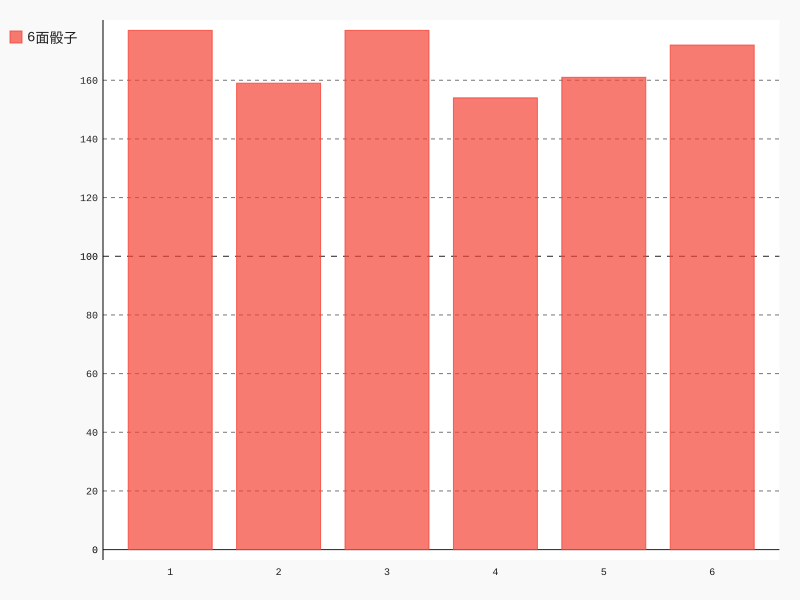

Source code (Python):
from dice import Dice
import pygal
dice = Dice()

result = []
frequency = []
for roll in range(1000):
    result.append(dice.roll())
for value in range(1,dice.sides + 1):
    frequency.append(result.count(value))

hist = pygal.Bar()
hist._title = "滚动骰子1000次的结果"
hist.x_labels  = ['1','2','3','4','5','6']
hist._x_title = "结果"
hist._y_title = "结果的频率"
hist.add("6面骰子",frequency)
hist.render_to_file('dice_visual.svg')
